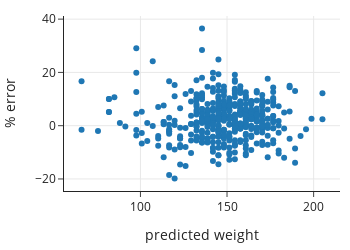

Here is the notebook cell this chart was saved with:
### Markdown cell above
Let's examine a scatter plot of the relative errors:

### Code cell
resid = pd.DataFrame({'predicted weight': predicted, '% error': resids})
px.scatter(resid, x='predicted weight', y='% error',
           width=350, height=250)

### Figure 1 — Plotly figure (JSON) as saved in the notebook; plotly's stock layout.template omitted (floating-point values rounded to 4 significant figures; data arrays with more than 128 entries replaced by an {"elided": "..."} marker saying what was removed)
{"data": [{"hovertemplate": "predicted weight=%{x}<br>% error=%{y}<extra></extra>", "legendgroup": "", "marker": {"color": "#1F77B4", "symbol": "circle"}, "mode": "markers", "name": "", "orientation": "v", "showlegend": false, "type": "scatter", "x": {"elided": "433 float values"}, "xaxis": "x", "y": {"elided": "433 float values"}, "yaxis": "y"}], "layout": {"height": 250, "legend": {"tracegroupgap": 0}, "width": 350, "xaxis": {"anchor": "y", "domain": [0, 1], "title": {"text": "predicted weight"}}, "yaxis": {"anchor": "x", "domain": [0, 1], "title": {"text": "% error"}}}}
